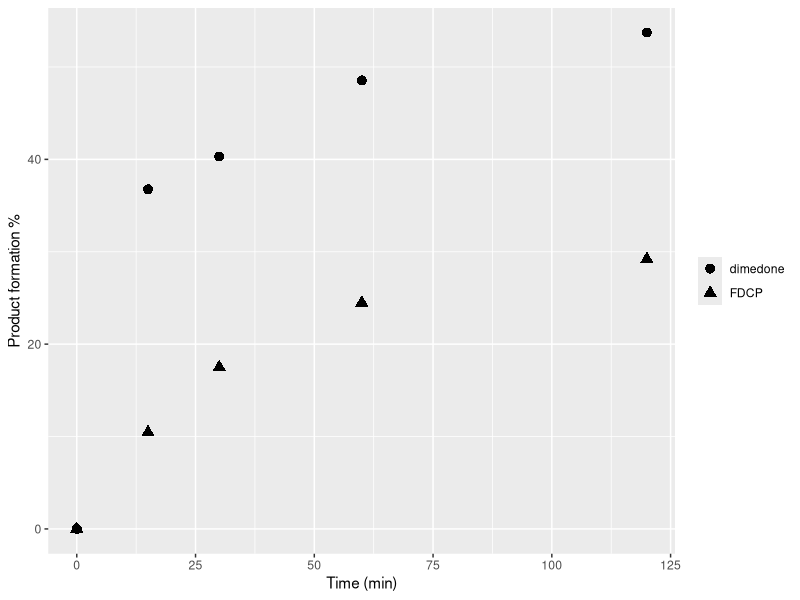
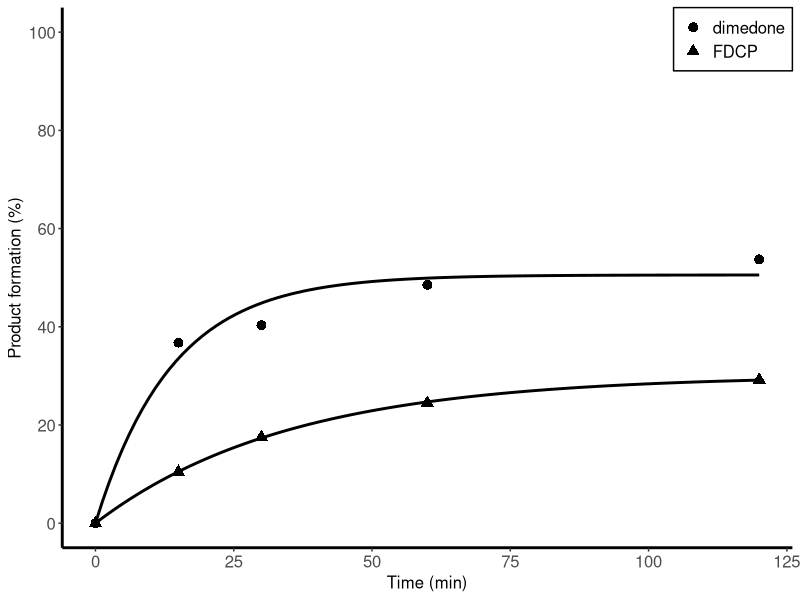

Write R code to recreate these figures, in order.
## ---- chunk 1
time<-c(0,15,30,60,120)
dimedone<-c(0,0.367695417,0.403122793,0.48551231,0.537391821)
FDCP<-c(0,0.104669418,0.175177001,0.244871673,0.292193131)
data<-data.frame(time,dimedone,FDCP)
library(reshape)
data_melt<-melt(data,id="time")
library(ggplot2)
ggplot(data_melt, aes(x=time, y=value*100, shape=variable))+
         xlab("Time (min)")+
         ylab("Product formation %")+
         theme(legend.title=element_blank())+
         geom_point(size=I(3))
## ---- chunk 2
starting_c1<-0.6 #since the curve is approaching 0.6
#use lm to get starting k value 
#transform y = c(1-exp((-k)*x)) into ln(1-y/C)=-k*x
lm1<-lm(-log(1-dimedone/starting_c1)~time,data=data,na.action= na.omit)
summary(lm1)
starting_k1<-coef(lm1)[2]
#run nls model
nls1<- nls(dimedone~c*(1-exp((-k)*time)),data=data,
           start = list(c = starting_c1,k = starting_k1))
summary(nls1)
## ---- chunk 3
starting_c2<-0.3 #as the curve is approaching 0.3
#use lm to get starting k value 
#transform y = C(1-exp((-k)*x)) into ln(1-y/C)=-k*x
lm2<-lm(-log(1-FDCP/starting_c2)~time,data=data,na.action= na.omit)
summary(lm2)
starting_k2<-coef(lm2)[2]
#run nls model
nls2<- nls(FDCP~c*(1-exp((-k)*time)),data=data,
           start = list(c = starting_c2,k = starting_k2))
summary(nls2)
## ---- chunk 4
# create more "time" points for the fitted line
newdata <- expand.grid(time=seq(0, 120, length=100),
                       variable = c("dimedone","FDCP"))
# predict product formation values for each time point based on the models 
predict1 <- predict(nls1,newdata)
predict2 <- predict(nls2,newdata)
# append predictions to newdata
newdata$prediction <- c(predict1[1:100],predict2[1:100])
## ---- chunk 5
ggplot(data_melt, aes(x = time, y = value*100, shape = variable))+
  geom_point(size = I(3)) +
  geom_line(data=newdata, aes(x = time, y = prediction*100), size = I(1)) +
  xlab("Time (min)") + ylab("Product formation (%)") +
  coord_cartesian(ylim = c(0, 100)) + #set the viewing area
  scale_y_continuous(breaks = seq(0, 100, 20))+
  theme(legend.position = c(1,1),
        legend.justification = c(1,1),
        legend.title = element_blank(),
        legend.text = element_text(size = 12),
        legend.background = element_rect(color = "black"),
        panel.grid.major = element_blank(), 
        panel.grid.minor = element_blank(),
        panel.background = element_blank(), 
        axis.text.x = element_text(size = 12),
        axis.text.y = element_text(size = 12),
        axis.title.y = element_text(size = 12),
        axis.title.x = element_text(size = 12),
        axis.line = element_line(size = 1))
